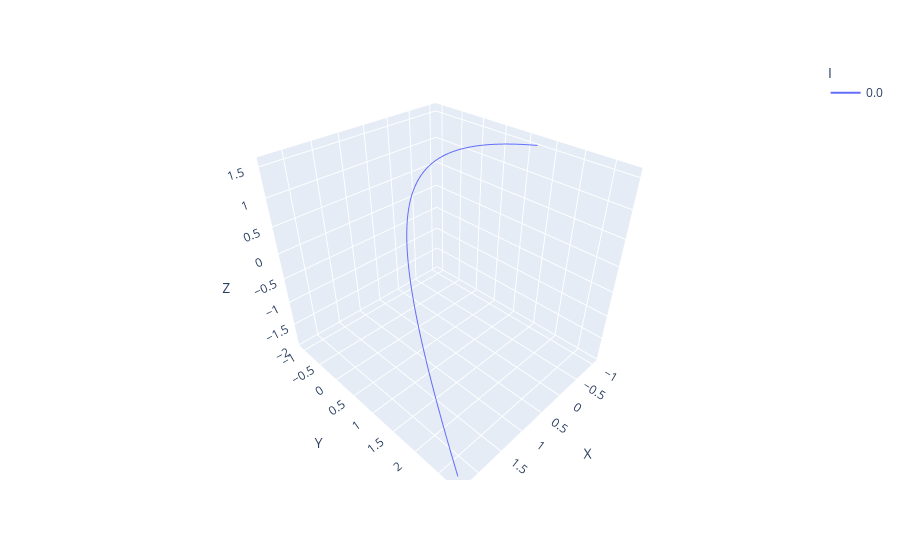

Notebook cell for this chart:
### Code cell
fig = px.line_3d(trajectory_train, x="X", y="Y", z="Z", color='I')
fig.show()

### Figure 1 — Plotly figure (JSON) as saved in the notebook; plotly's stock layout.template omitted (floating-point values rounded to 4 significant figures; data arrays with more than 128 entries replaced by an {"elided": "..."} marker saying what was removed)
{"data": [{"hovertemplate": "I=0.0<br>X=%{x}<br>Y=%{y}<br>Z=%{z}<extra></extra>", "legendgroup": "0.0", "line": {"color": "#636efa", "dash": "solid"}, "marker": {"symbol": "circle"}, "mode": "lines", "name": "0.0", "scene": "scene", "showlegend": true, "type": "scatter3d", "x": {"elided": "10000 float values"}, "y": {"elided": "10000 float values"}, "z": {"elided": "10000 float values"}}], "layout": {"legend": {"title": {"text": "I"}, "tracegroupgap": 0}, "margin": {"t": 60}, "scene": {"domain": {"x": [0, 1], "y": [0, 1]}, "xaxis": {"title": {"text": "X"}}, "yaxis": {"title": {"text": "Y"}}, "zaxis": {"title": {"text": "Z"}}}}}
